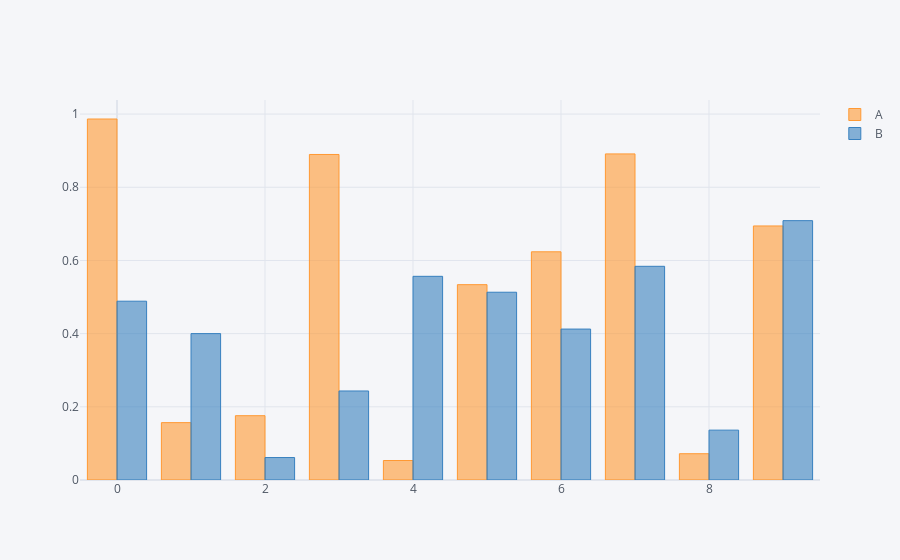

Notebook source saved alongside this figure:
### Code cell
df.iplot(kind='bar')

### Figure 1 — Plotly figure (JSON) as saved in the notebook; plotly's stock layout.template omitted (floating-point values rounded to 4 significant figures)
{"data": [{"marker": {"color": "rgba(255, 153, 51, 0.6)", "line": {"color": "rgba(255, 153, 51, 1.0)", "width": 1}}, "name": "A", "orientation": "v", "text": "", "type": "bar", "x": [0, 1, 2, 3, 4, 5, 6, 7, 8, 9], "y": [0.9866, 0.1568, 0.1758, 0.8896, 0.05326, 0.5338, 0.6236, 0.8911, 0.07181, 0.6942]}, {"marker": {"color": "rgba(55, 128, 191, 0.6)", "line": {"color": "rgba(55, 128, 191, 1.0)", "width": 1}}, "name": "B", "orientation": "v", "text": "", "type": "bar", "x": [0, 1, 2, 3, 4, 5, 6, 7, 8, 9], "y": [0.4886, 0.4, 0.06138, 0.2433, 0.5566, 0.5132, 0.4125, 0.584, 0.1363, 0.7088]}], "layout": {"legend": {"bgcolor": "#F5F6F9", "font": {"color": "#4D5663"}}, "paper_bgcolor": "#F5F6F9", "plot_bgcolor": "#F5F6F9", "title": {"font": {"color": "#4D5663"}}, "xaxis": {"gridcolor": "#E1E5ED", "showgrid": true, "tickfont": {"color": "#4D5663"}, "title": {"font": {"color": "#4D5663"}, "text": ""}, "zerolinecolor": "#E1E5ED"}, "yaxis": {"gridcolor": "#E1E5ED", "showgrid": true, "tickfont": {"color": "#4D5663"}, "title": {"font": {"color": "#4D5663"}, "text": ""}, "zerolinecolor": "#E1E5ED"}}}
